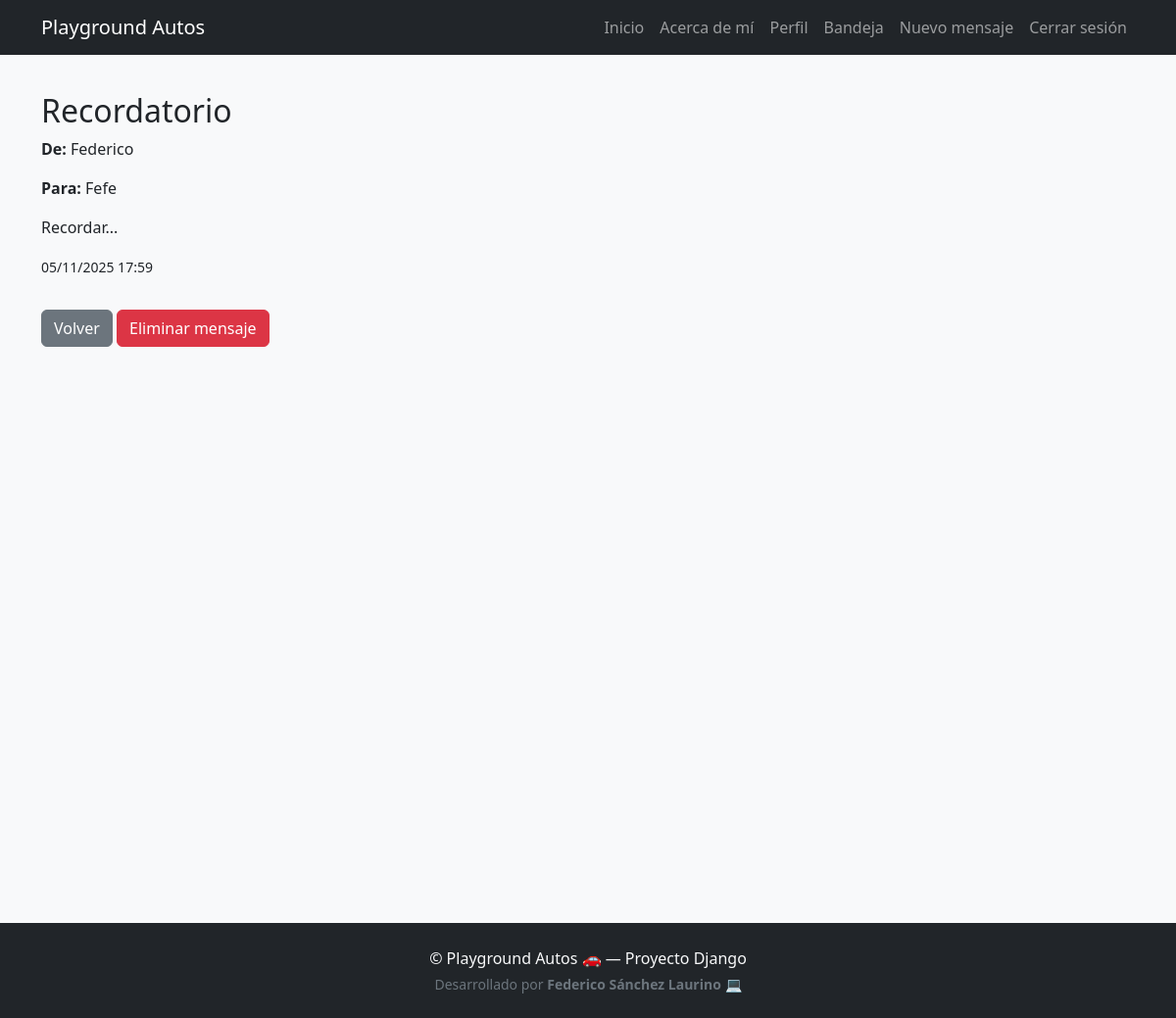
/messages/detail/12/ (signed in), run on the app's committed database.
### messages_app/models.py (models this page shows, shortened)
class Message(models.Model):
    sender = models.ForeignKey(User, on_delete=models.CASCADE, related_name='sent_messages')
    receiver = models.ForeignKey(User, on_delete=models.CASCADE, related_name='received_messages')
    subject = models.CharField(max_length=100)
    content = models.TextField()
    created_at = models.DateTimeField(auto_now_add=True)
    read = models.BooleanField(default=False)

### messages_app/views.py (the view)
# urls.py: path('detail/<int:pk>/', views.message_detail, name='message_detail'),
@login_required
def message_detail(request, pk):
    message = get_object_or_404(Message, pk=pk)
    if message.receiver == request.user and not message.read:
        message.read = True
        message.save()
    return render(request, 'messages_app/detail.html', {'message': message})

### templates/messages_app/detail.html
{% extends 'base.html' %}
{% block content %}
<h2>{{ message.subject }}</h2>
<p><strong>De:</strong> {{ message.sender.username }}</p>
<p><strong>Para:</strong> {{ message.receiver.username }}</p>
<p>{{ message.content }}</p>
<p><small>{{ message.created_at|date:"d/m/Y H:i" }}</small></p>
<a href="{% url 'messages_app:inbox' %}" class="btn btn-secondary mt-3">Volver</a>
<a href="{% url 'messages_app:delete_message' message.pk %}"
   class="btn btn-danger mt-3"
   onclick="return confirm('¿Seguro que querés eliminar este mensaje?');">
   Eliminar mensaje
</a>
{% endblock %}

### templates/base.html (style rules this page uses)
body { background-color: #f8f9fa; padding-top: 70px; }

### data on the page
Message: subject "Recordatorio", sender.username "Federico", receiver.username "Fefe", content "Recordar...", created_at "05/11/2025 17:59"
